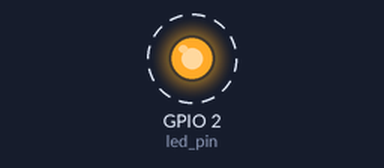
This sketch was run on a simulated ESP32. Shown: output pins drawn as LEDs (lit = HIGH). Dashed ring = blinking.

Above: at 0.05 s.
Timing chart, 0 to 3.0 s (numbered marks = the images above):
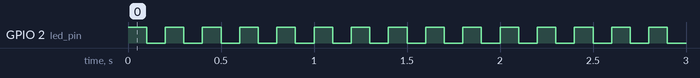

The sketch:

blink.ino
```cpp
 //Use only core 1 for demo
 #if CONFIG_FREERTOS_UNICORE
 static const BaseType_t app_cpu = 0;
 #else
 static const BaseType_t app_cpu = 1;
 #endif

 //Pins
 static const int led_pin = 2;

 //task to Blink LED
 void toggleLED(void *parameter){
    while(1){
        digitalWrite(led_pin, HIGH);
        vTaskDelay(100/portTICK_PERIOD_MS);
        digitalWrite(led_pin, LOW);
        vTaskDelay(100/portTICK_PERIOD_MS);
      }
  }

 void setup() {
  // put your setup code here, to run once:

  pinMode(led_pin, OUTPUT);

  //Task to run forever
   xTaskCreatePinnedToCore(
            toggleLED,
            "Toggle LED",
            1024,
            NULL,
            1,
            NULL,
            app_cpu);

}

void loop() {
  // put your main code here, to run repeatedly:

}
```

Measured:
- by itself, GPIO 2 (led_pin): alternates HIGH for 0.10 s and LOW for 0.10 s
